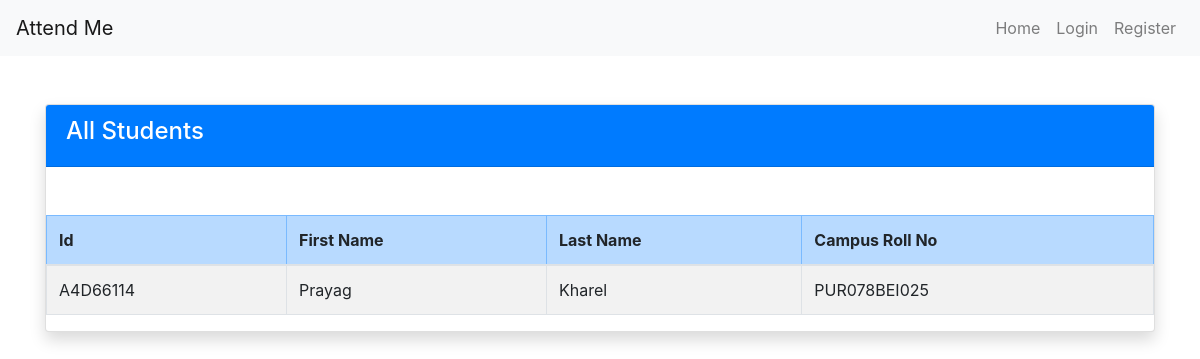
Before: /admin/students (signed in) with the older database file.
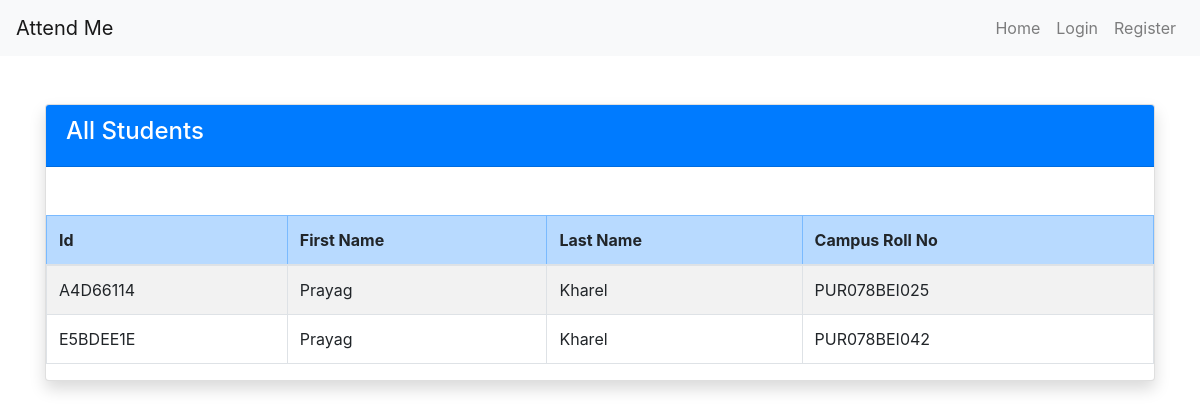
After: the same page with the newer database file.
### main.py (models this page shows)
class Ad_student(db.Model):
    uid: Mapped[str] = mapped_column(String(100), primary_key=True)
    campus_rollno:Mapped[str] = mapped_column(String(100), unique=True, nullable = False)
    first_name: Mapped[str] = mapped_column(String(1000), nullable=False)
    last_name: Mapped[str] = mapped_column(String(100), nullable = False)

### main.py (the view)
@app.route('/admin/students')
def get_students():
    if session.get('user_role', '') != 'admin':
        flash("Unauthorized access!", "danger")
        return redirect(url_for('home'))
    students = Ad_student.query.all()  # This fetches all the rows
    student_list = []  # Empty list to store dictionaries
    for student in students:
        student_list.append({
            'first_name': student.first_name,
            'last_name': student.last_name,
            'campus_rollno': student.campus_rollno,
            'uid': student.uid
        })
    print("courses: ", student_list)
    return render_template('all_students.html',
                           student_list=student_list
                           )

### templates/all_students.html
{% extends "base.html" %}
{% block content %}
<div class="container mt-5">
    <div class="card shadow">
        <div class="card-header bg-primary text-white">
            <h4>All Students</h4>
        </div>
        <div class="table-responsive mt-5">
        <table class="table table-striped table-hover table-bordered">
            <thead class="table-primary">
                <tr>
                    <th>Id</th>
                    <th>First Name</th>
                    <th>Last Name</th>
                    <th>Campus Roll No</th>
                </tr>
            </thead>
            <tbody>
                {% for student in student_list %}
                <tr>
                    <td>{{ student.uid }}</td>
                    <td>{{ student.first_name }}</td>
                    <td>{{ student.last_name }}</td>
                    <td>{{ student.campus_rollno }}</td>
                </tr>
                {% endfor %}
            </tbody>
        </table>
    </div>
    </div>
</div>
{% endblock %}

### templates/base.html (shortened to what this page needs)
<!DOCTYPE html>
<html>
  <head>
    <link
      rel="stylesheet"
      href="https://stackpath.bootstrapcdn.com/bootstrap/4.5.2/css/bootstrap.min.css"
    />
  </head>
  <body>
    <nav class="navbar navbar-expand-lg navbar-light bg-light">
      <a class="navbar-brand" href="/">Attend Me</a>
      <div class="collapse navbar-collapse">
        <ul class="navbar-nav ml-auto">
          <li class="nav-item">
            <a class="nav-link" href="{{ url_for('home') }}">Home</a>
          </li>
          {% if not logged_in %}
          <li class="nav-item">
            <a class="nav-link" href="{{ url_for('login') }}">Login</a>
          </li>
          <li class="nav-item">
            <a class="nav-link" href="{{ url_for('register') }}">Register</a>
          </li>
          {% else %}
          <li class="nav-item">
            <a class="nav-link" href="{{ url_for('logout') }}">Log Out</a>
          </li>
          {% endif %}
        </ul>
      </div>
    </nav>
    {% block content %} {% endblock %}
  </body>
</html>

Changed rows visible on the page:
added Ad_student: uid "E5BDEE1E", first_name "Prayag", last_name "Kharel", campus_rollno "PUR078BEI042"
